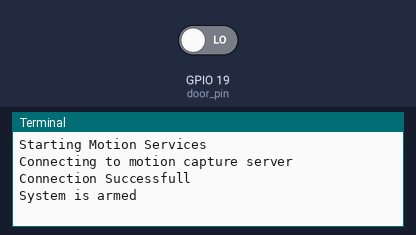
The program below on a simulated Raspberry Pi (BCM pin numbers). Parts: the last lines printed to the terminal. The test bench sets the inputs (shaded band); at power-on: GPIO 19 (door_pin) LOW. The clock reads 2024-03-15 10:24:30 at power-on unless the program sets it; no MQTT or app messages arrive unless stated.

Above: at 2.3 s.
2.4 s: GPIO 19 (door_pin) driven HIGH
At 3.6 s:
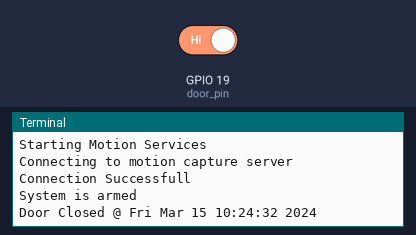
3.9 s: GPIO 19 (door_pin) driven LOW
At 4.8 s:
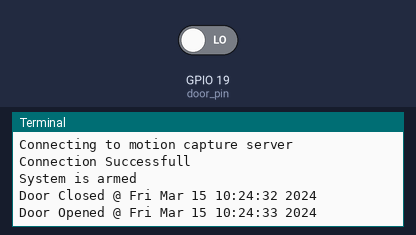

The program:

DOOR_MQTT2.py
```python
# (licence header left out)
"""
This Python Script is to show interrupts on the Pi.
"""

import paho.mqtt.client as mqtt
import RPi.GPIO as io
import time

io.setmode(io.BCM)

################################
## Setting up GPIO Pins
################################
door_pin = 19

io.setup(door_pin, io.IN, pull_up_down=io.PUD_DOWN)


def doorOpen(DOOR_PIN):
    open_message = "Door Opened @ " + str(time.ctime())
    close_message = "Door Closed @ " +str(time.ctime())
    state = io.input(DOOR_PIN)
    if (state == 0):
        print(open_message)
        publisher.publish("DOOR_Motion/Front", open_message)
    elif (state == 1):
        print(close_message)
        publisher.publish("DOOR_Motion/Front", close_message)


###############################
## Setting MQTT Portion
##############################

publisher = mqtt.Client()


##############################
## Starting up Security system service
##############################

print("Starting Motion Services")
print("Connecting to motion capture server")
rc = publisher.connect("odin.local", 1883)
if rc == 0:
    print("Connection Successfull")
else:
    print("Connection failed with rc = ", rc)

publisher.publish("DOOR_Motion", "Joining system")
time.sleep(1)
print("System is armed")

rc = 0
while rc == 0:
    rc = publisher.loop()
    try:
        io.add_event_detect(door_pin, io.BOTH, callback=doorOpen)
        while 1:
            time.sleep(100)

    except KeyboardInterrupt:
        print("Quitting")
        io.cleanup()
```

Measured:
- after the input at 2.4 s, the terminal: prints a new line at once (image 1)
- after the input at 3.9 s, the terminal: prints a new line at once (image 2)
